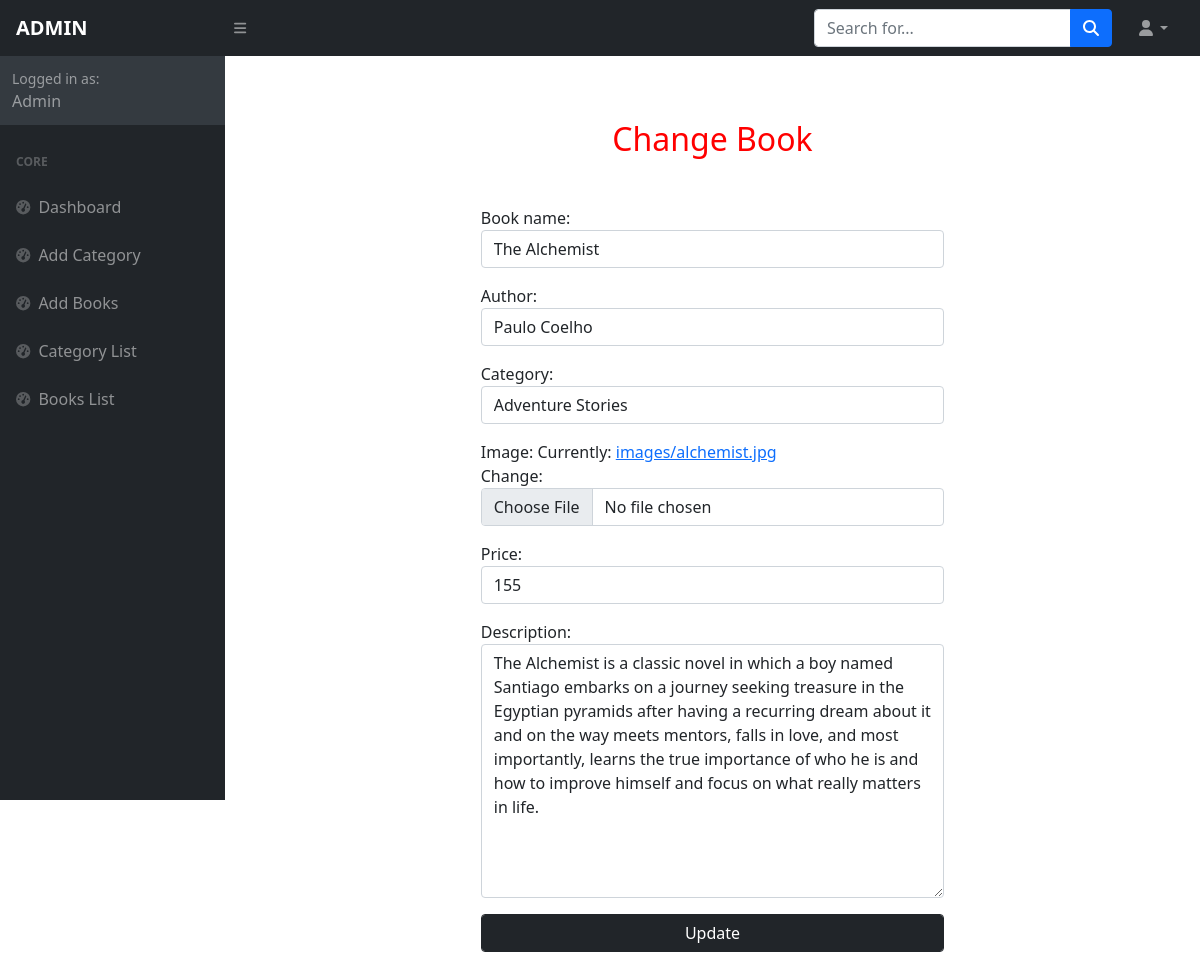
/owner/book/change/1, run on the app's committed database.
### owner/models.py (models this page shows, shortened)
class Books(models.Model):
    book_name = models.CharField(max_length=200, unique=True)
    author=models.CharField(max_length=200, null=True)
    category = models.ForeignKey(Categories, on_delete=models.CASCADE)
    image = models.ImageField(upload_to="images", null=True)
    price = models.PositiveIntegerField()
    description = models.CharField(max_length=1000, null=True)

### owner/views.py (the view, shortened to what this page needs)
# urls.py: path("book/change/<int:id>",views.BookEditView.as_view(),name="book-edit"),
class BookEditView(UpdateView):
    model = Books
    form_class = forms.BookForm
    template_name = "book-edit.html"
    success_url = reverse_lazy("booklist")
    pk_url_kwarg = "id"

### owner/forms.py
class BookForm(forms.ModelForm):
    class Meta:
        model=Books
        fields=[
            "book_name","author","category","image","price","description"
        ]
        widgets={
            "book_name":forms.TextInput(attrs={"class": "form-control"}),
            "author":forms.TextInput(attrs={"class": "form-control"}),
            "category":forms.Select(attrs={"class": "form-control"}),
            "image":forms.ClearableFileInput(attrs={"class": "form-control"}),
            "price":forms.TextInput(attrs={"class": "form-control"}),
            "description":forms.Textarea(attrs={"class": "form-control"}),
        }

### owner/models.py (called while the page is built)
    def __str__(self):
        return self.category_name

### owner/templates/book-edit.html (shortened to what this page needs)
{% extends 'base.html'%}
{%block body_block%}
<div class="container">
    <div class="row mt-5">
        <div class="col-3"></div>
        <div class="col-6 r">
            <h2 class="mt-3 text-center" style="color:red">Change Book</h2>
            <form action="" class="mt-5" method="post">
                {{form.as_p}}
                <div class="mb-3">
                    <button type="submit" class="btn btn-dark form-control">Update</button>
                </div>
            </form>
        </div>
        <div class="col-3"></div>
    </div>
</div>
{%endblock%}

### data on the page
Books: book_name "The Alchemist", author "Paulo Coelho", category "Adventure Stories", price "155", description "The Alchemist is a classic novel in which a boy named Santiago embarks on a journey seeking treasure in the Egyptian pyramids after having a recurring dream about it and on the way meets mentors, falls in love, and most importantly, learns the true importance of who he is and how to improve himself and focus on what really matters in life."
